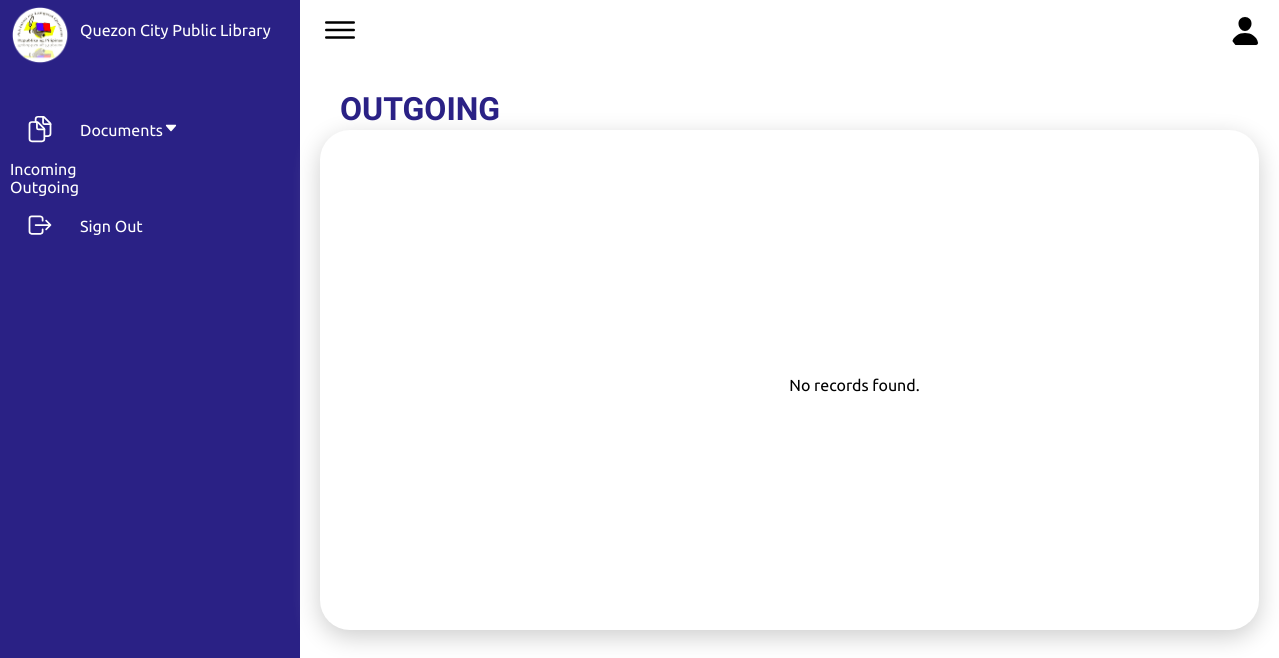
Before: /Frontend/Dashboard/boss1outgoing.php with the older database file.
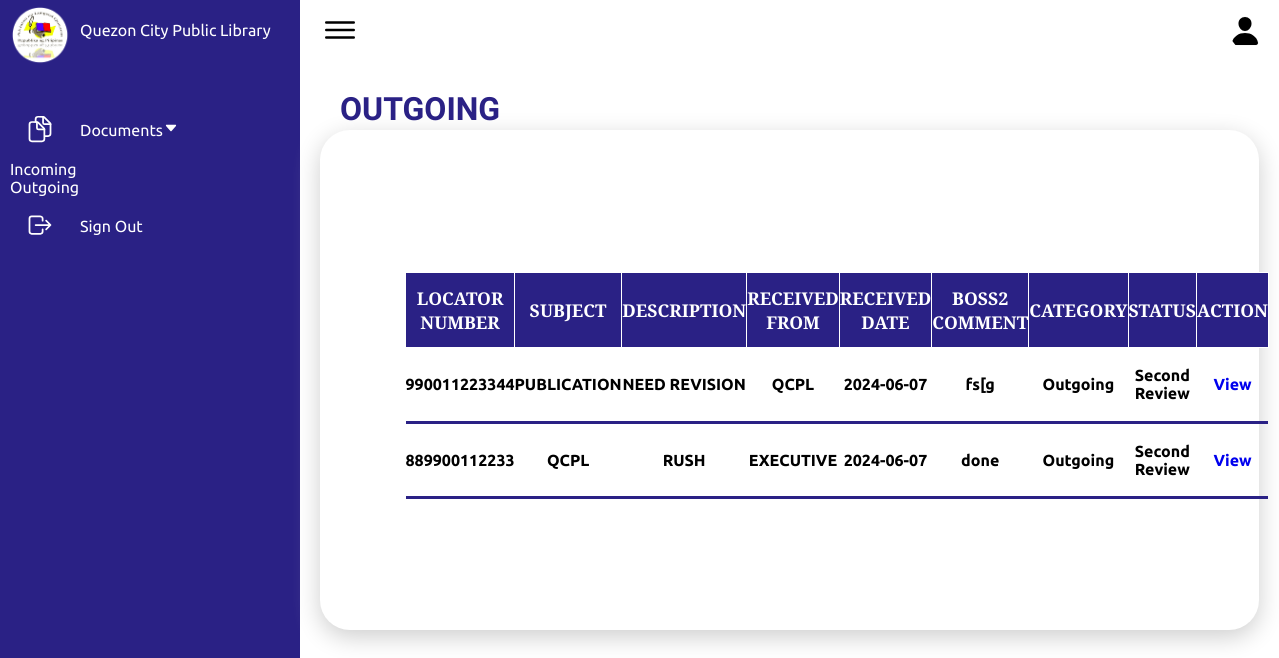
After: the same page with the newer database file.
### tables this page shows
CREATE TABLE `fileupload` (
  `id` int(11) NOT NULL,
  `file_name` varchar(255) NOT NULL,
  `division` varchar(255) DEFAULT NULL,
  `section` varchar(255) DEFAULT NULL,
  `category` enum('Incoming','Outgoing','','') DEFAULT NULL,
  `locator_num` varchar(255) DEFAULT NULL,
  `received_date` date DEFAULT NULL,
  `received_from` varchar(255) DEFAULT NULL,
  `subject` varchar(255) DEFAULT NULL,
  `description` text DEFAULT NULL,
  `type` varchar(100) DEFAULT NULL,
  `file_path` varchar(255) NOT NULL,
  `proofreader_comment` varchar(255) NOT NULL,
  `boss2_comment` varchar(255) NOT NULL,
  `boss1_comment` varchar(255) NOT NULL,
  `status` varchar(255) NOT NULL
);

### Frontend/Dashboard/boss1outgoing.php (the view, shortened to what this page needs)
<!DOCTYPE html>
<html lang="en">
<head>
    <link rel="stylesheet" href="boss1.css">
</head>
<body>
    <div class="container">
        <div class="navigation">
            <ul>
                <li>
                    <a href="#">
                        <span class="img">
                            <img src="imgs/logo.png">
                        </span>
                        <span class="title">Quezon City Public Library</span>
                    </a>
                </li>
                <li>
                    <a href="boss1account.php" class="dropdown-toggle">
                    <span class="icon">
                    <ion-icon name="documents-outline"></ion-icon>
                    </span>
                    <span class="title">Documents<ion-icon id="dash_down_btn" name="caret-down-outline"></ion-icon></span>
                         <li class="sub_dash"><a href="boss1incoming.php">Incoming</a></li>
                         <li class="sub_dash"><a href="boss1outgoing.php">Outgoing</a></li>
                         </a>
                </li>
                <li>
                    <a href="/qcpl/Backend/logout.php">
                        <span class="icon">
                            <ion-icon name="log-out-outline"></ion-icon>
                        </span>
                        <span class="title">Sign Out</span>
                    </a>
                </li>
            </ul>
        </div>
        <div class="main">
            <div class="topbar">
                <div class="toggle">
                    <ion-icon name="menu-outline"></ion-icon>
                </div>
                <form action="/qcpl/Backend/locator.php" method="GET">
                <div class="user">
                    <span class="icon">
                        <ion-icon name="person"></ion-icon>
                    </span>
                </div>
            </div>
            <div class="details">
                <div class="upload">
                    <div class="cardHeader">
                        <h2>OUTGOING</h2>
                    </div>
                    <div class="sum_tb">
                        <table aria-describedby="tableDescription">
                        <?php
$servername = "localhost";
$username = "root";
$password = "";
$dbname = "qcpl";
$conn = new mysqli($servername, $username, $password, $dbname);
$rowsPerPage = 4;
$page = isset($_GET['page']) ? intval($_GET['page']) : 1;
$offset = ($page - 1) * $rowsPerPage;
$sql = "SELECT locator_num, subject, description, received_date, received_from, type, file_path, boss2_comment, category, status
        FROM fileupload
        WHERE status = 'Second Review' AND category = 'Outgoing'
        LIMIT $rowsPerPage OFFSET $offset";
$result = $conn->query($sql);
if ($result->num_rows > 0) {
    echo "<table>";
    echo "<thead><tr><th>Locator Number</th><th>Subject</th><th>Description</th><th>Received From</th><th>Received Date</th><th>Boss2 Comment</th><th>Category</th><th>Status</th><th>Action</th></tr></thead>";
    echo "<tbody>";
    while ($row = $result->fetch_assoc()) {
        echo "<tr>";
        echo "<td><center>" . htmlspecialchars($row["locator_num"]) . "</td>";
        echo "<td><center>" . htmlspecialchars($row["subject"]) . "</td>";
        echo "<td><center>" . htmlspecialchars($row["description"]) . "</td>";
        echo "<td><center>" . htmlspecialchars($row["received_from"]) . "</td>";
        echo "<td><center>" . htmlspecialchars($row["received_date"]) . "</td>";
        echo "<td><center>" . htmlspecialchars($row["boss2_comment"]) . "</td>";
        echo "<td><center>" . htmlspecialchars($row["category"]) . "</td>";
        echo "<td><center>" . htmlspecialchars($row["status"]) . "</td>";
        echo "<td><center><a href='bossaccountlocator.php?locator_num=" . htmlspecialchars($row["locator_num"]) . "' target='_self' aria-label='View details for " . htmlspecialchars($row["locator_num"]) . "'>View</a></td>";
        echo "</tr>";
    }
    echo "</tbody>";
    echo "</table>";
} else {
    echo "<p>No records found.</p>";
}
?>
                        </table>
                    </div>
                </div>
            </div>
        </div>
    </div>
</body>
</html>

Changed rows visible on the page:
added fileupload: locator_num "990011223344", subject "PUBLICATION", description "NEED REVISION", received_from "QCPL", received_date "2024-06-07", boss2_comment "fs[g", category "Outgoing", status "Second Review"
added fileupload: locator_num "889900112233", subject "QCPL", description "RUSH", received_from "EXECUTIVE", received_date "2024-06-07", boss2_comment "done", category "Outgoing", status "Second Review"
Other visible differences:
text no longer shown: "No records found."
text now shown: "LOCATOR NUMBER SUBJECT DESCRIPTION RECEIVED FROM RECEIVED DATE BOSS2 COMMENT CATEGORY STATUS ACTION"
